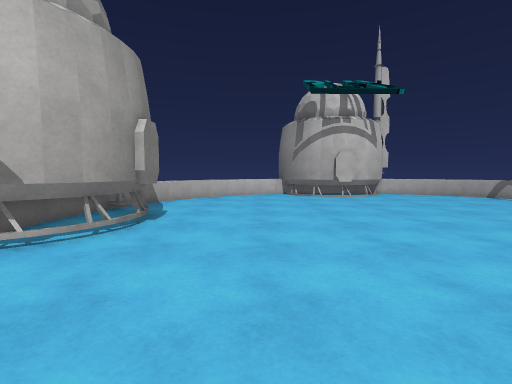
view 1 (above)

14 first-person views from a walk through a scene from a Unity 3-D project. The camera is 1.2 m above the floor, tilts 4° down and sees 85° across. The floor is counted in squares, 1 m on a side. Each view is taken from the middle of a square. On the plan, view 1 faces up. The plan holds only what a view shows up to about 13 squares ahead; the rest is blank. The place goes on beyond the plan. Some surface patterns are stand-ins.

view 2
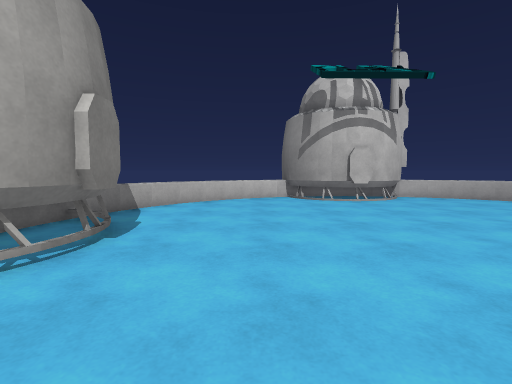

view 3
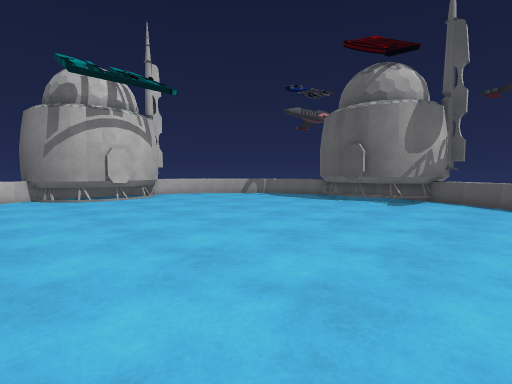

view 4
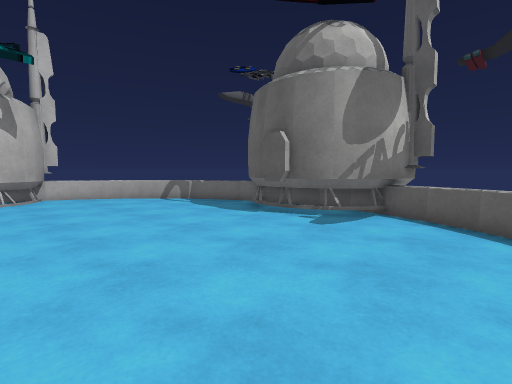

view 5
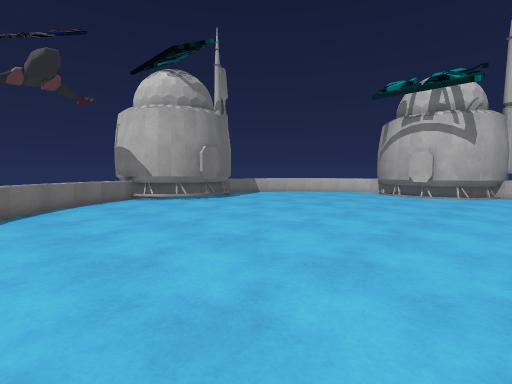

view 6
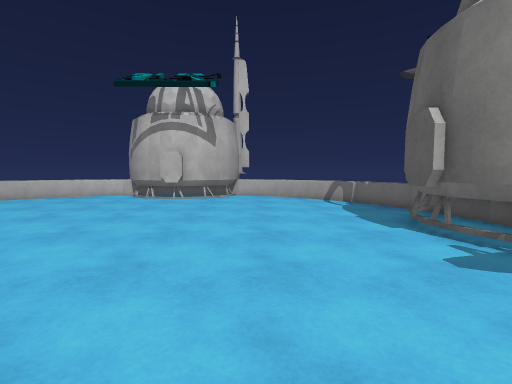

view 7
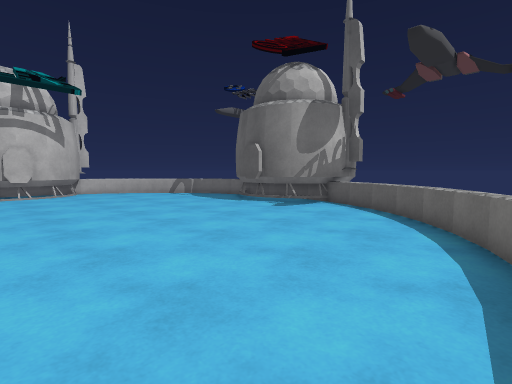

view 8
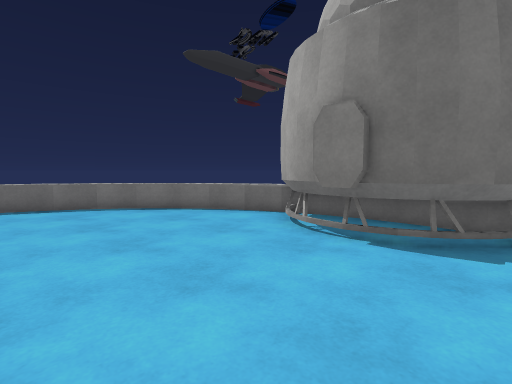

view 9
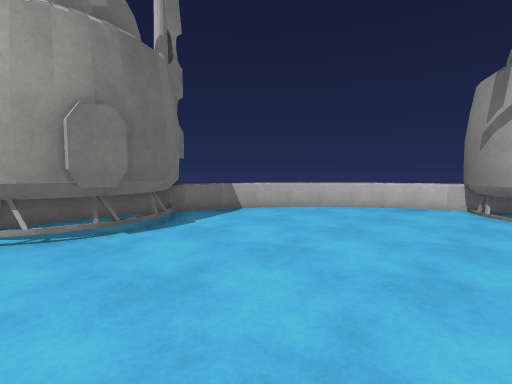

view 10
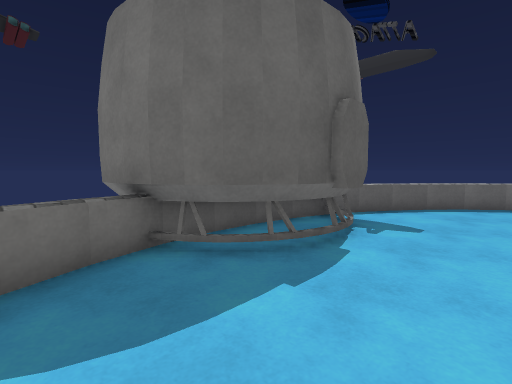

view 11
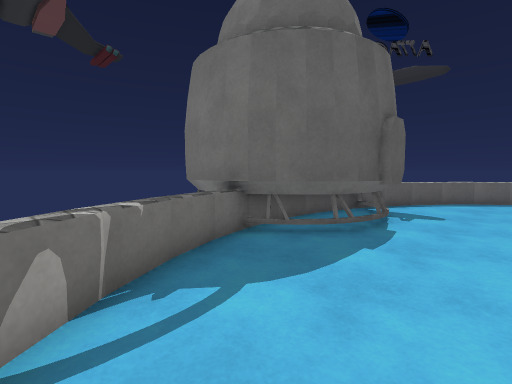

view 12
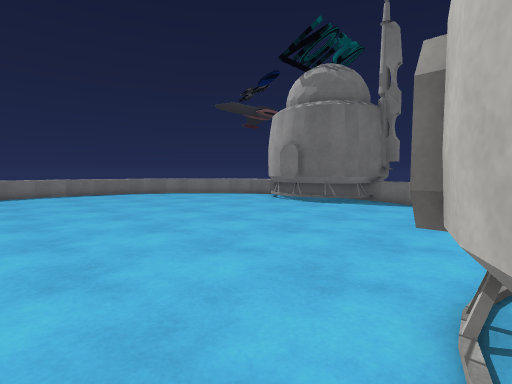

view 13
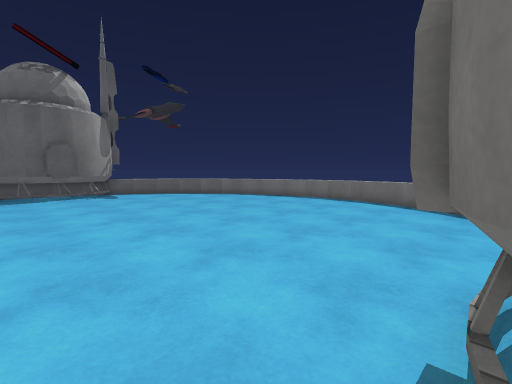

view 14
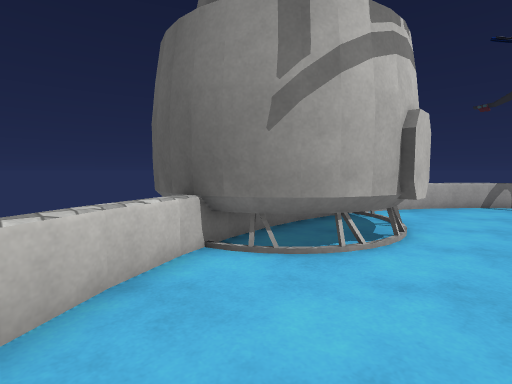

### Floor plan
Key: @ floor where view 1 was taken; # wall or solid block; . floor; = window, fence, low wall or low ledge; ^ raised ledge.
Columns run from 6 left of view 1 to 15 right of it. Each row starts with its distance up from view 1.
 18         #
 17        ##
 16      ##=######^
 15     #==.### ##==##
 14    #=....####...=##
 13   #=.............=##
 12   =...............=#
 11  =^................=
 10  =.................^
  9 ###................###
  8  ###..............###
  7  ###.............####
  6  ###.............####
  5  ###..............###
  4 ###................###
  3  ==................=#
  2  #=...............=##
  1   #=..............=#
  0   ##=.@..........=#
 -1    ##=.........==#
 -2      #===.... =##
 -3        ##====

Positions as (right, up) in squares from view 1, and headings:
1: (0, 0), facing up
2: (0, 2), facing up
3: (0, 1), facing up-right
4: (5, 1), facing up-right
5: (8, -1), facing up-left
6: (8, 1), facing up
7: (3, -2), facing up-right
8: (2, 9), facing down-left
9: (3, 5), facing up-left
10: (9, 11), facing down-right
11: (9, 13), facing down-right
12: (7, 14), facing down-left
13: (-3, 9), facing down-right
14: (-1, 12), facing up-right
